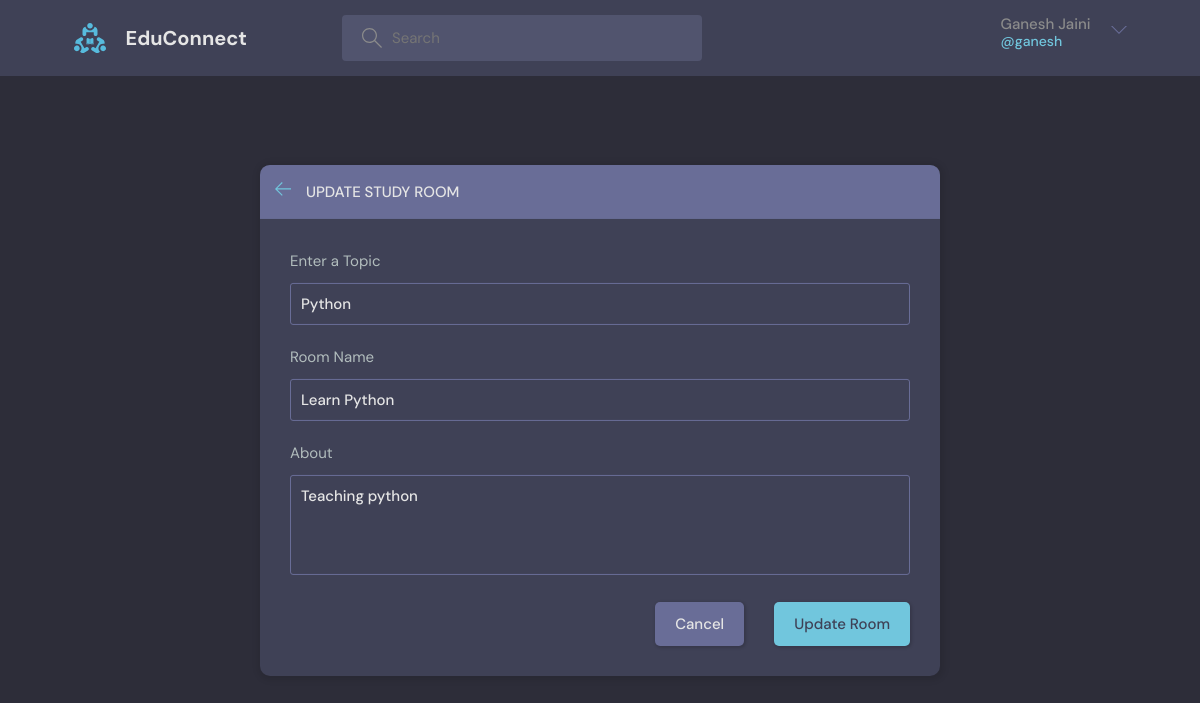
The page /edit-room/2 (signed in) on the database its author committed.
### base/models.py (models this page shows, shortened)
class Room(models.Model):
    name=models.CharField(max_length=200)
    host=models.ForeignKey(User,on_delete=models.SET_NULL,null=True)
    participants=models.ManyToManyField(User,related_name='participants',blank=True)
    description=models.TextField(null=True,blank=True)
    topic=models.ForeignKey(Topic,on_delete=models.SET_NULL,null=True)
    updated=models.DateTimeField(auto_now=True)
    created=models.DateTimeField(auto_now_add=True)
    class Meta:
        ordering=['-updated']

class Topic(models.Model):
    name=models.CharField(max_length=200)
    updated=models.DateTimeField(auto_now=True)
    created=models.DateTimeField(auto_now_add=True)

### base/views.py (the view, shortened to what this page needs)
# urls.py: path('edit-room/<str:pk>',views.EditRoom,name='edit-room'),
@login_required
def EditRoom(request,pk):
    room = Room.objects.get(id=pk)
    form = RoomForm(instance=room)
    topics = Topic.objects.all()
    context = {'form': form, 'topics': topics, 'room': room}
    return render(request, 'base/update.html', context)

### base/forms.py
class RoomForm(ModelForm):
    class Meta:
        model=Room
        fields='__all__'
        exclude=['participants','host']

### base/templates/base/update.html (shortened to what this page needs)
{% extends 'main.html' %}
{% block content %}
  <main class="create-room layout">
    <div class="container">
      <div class="layout__box">
        <div class="layout__boxHeader">
          <div class="layout__boxTitle">
            <a href="{{request.META.HTTP_REFERER}}">
              <svg version="1.1" xmlns="http://www.w3.org/2000/svg" width="32" height="32" viewBox="0 0 32 32">
                <title>arrow-left</title>
                <path
                  d="M13.723 2.286l-13.723 13.714 13.719 13.714 1.616-1.611-10.96-10.96h27.625v-2.286h-27.625l10.965-10.965-1.616-1.607z">
                </path>
              </svg>
            </a>
            <h3>Update Study Room</h3>
          </div>
        </div>
        <div class="layout__body">
          <form class="form" action="#" method="post">
            <div class="form__group">
                <label for="room_topic">Enter a Topic</label>
                <input required type="text" value="{{room.topic.name}}" name="topic" list="topic-list" />
              </div>
            <div class="form__group">
              <label for="room_name">Room Name</label>
              {{form.name}}
            </div>
            <div class="form__group">
              <label for="room_about">About</label>
              {{form.description}}
            </div>
            <div class="form__action">
              <a class="btn btn--dark" href="{{request.META.HTTP_REFERER}}">Cancel</a>
              <button class="btn btn--main" type="submit">Update Room</button>
            </div>
          </form>
        </div>
      </div>
    </div>
  </main>
{% endblock %}

### templates/navbar.html (shortened to what this page needs)
{% load static %}
<header class="header header--loggedIn">
  <div class="container">
      <a href="{% url 'home' %}" class="header__logo">
        <img src="{% static 'images/logo.svg' %}" />
        <h1>EduConnect</h1>
      </a>
      {% if '/room/' in request.META.PATH_INFO  or '/delete-room/' in request.META.PATH_INFO %}
      {% else %}
      <form class="header__search" method="get" action="">
        <label>
          <input type="text" name="q" placeholder="Search" />
        </label>
      </form>
      {% endif %}
      <nav class="header__menu">
        {% if user.is_authenticated %}
        <div class="header__user">
        <a href="{% url 'user-profile' request.user.id %}">
          <p>{{request.user.first_name}} {{request.user.last_name}}<span>@{{request.user.username}}</span></p>
        </a>
        <button class="dropdown-button">
          <svg version="1.1" xmlns="http://www.w3.org/2000/svg" width="32" height="32" viewBox="0 0 32 32">
            <title>chevron-down</title>
            <path d="M16 21l-13-13h-3l16 16 16-16h-3l-13 13z"></path>
          </svg>
        </button>
        </div>
        {% else %}
        <a href="{% url 'login' %}">
          <img src="{% static 'images/avatar.svg' %}" />
          <p>Login</p>
        </a>
        {% endif %}
      </nav>
  </div>
</header>

### static/styles/style.css (style rules this page uses)
:root { --color-main: #71c6dd; --color-main-light: #e1f6fb; --color-dark: #3f4156; --color-dark-medium: #51546e; --color-dark-light: #696d97; --color-light: #e5e5e5; --color-gray: #8b8b8b; --color-light-gray: #b2bdbd; --color-bg: #2d2d39; --color-success: #5dd693; --color-error: #fc4b0b; }
* { font-family: "DM Sans", -apple-system, BlinkMacSystemFont, "Segoe UI", Roboto, Oxygen, Ubuntu, Cantarell, "Open Sans", "Helvetica Neue", sans-serif; margin: 0; padding: 0; box-sizing: border-box; text-rendering: optimizeLegibility; font-size: inherit; }
html { font-size: 56.25%; }
@media only screen and (min-width: 1200px) { html { font-size: 62.5%; } }
body { line-height: 1.6; font-weight: 400; font-size: 1.5rem; color: var(--color-light-gray); background-color: var(--color-bg); min-height: 100vh; }
img { width: 100%; }
a { display: inline-block; color: var(--color-main); text-decoration: none; }
.container { max-width: 120rem; width: 90%; margin: auto; }
.btn { background-color: transparent; border: none; display: inline-flex; align-items: center; gap: 1rem; cursor: pointer; transition: all ease-in-out 0.3s; padding: 1rem 2rem; border-radius: 5px; box-shadow: 1px 1px 3px 1px rgba(0, 0, 0, 0.15); font-weight: 500; }
.btn--main { background-color: var(--color-main); color: var(--color-dark); }
.btn--dark { background-color: var(--color-dark-light); color: var(--color-light); }
.header { padding: 1.5rem; background-color: var(--color-dark); }
.header > .container { display: flex; gap: 9.5rem; }
.header__logo, .header__user { display: flex; gap: 2rem; align-items: center; }
.header__logo > img { height: 3.2rem; width: 3.2rem; }
.header__logo > h1 { font-weight: 700; font-size: 2rem; color: var(--color-light); }
.header__search > label { background-color: var(--color-dark-medium); padding: 1.3rem 1rem; display: flex; align-items: center; gap: 1rem; border-radius: 4px; }
.header__search svg { fill: var(--color-gray); width: 2rem; height: 2rem; margin-left: 1rem; }
.header__search input { width: 30rem; background: transparent; border: none; outline: none; color: var(--color-light); }
.header__menu { margin-left: auto; position: relative; }
.header__menu a { display: flex; gap: 1.5rem; align-items: center; font-weight: 500; text-decoration: none; color: var(--color-gray); }
.header__menu p { line-height: 1.2; }
.header__menu span { color: var(--color-main); font-weight: 500; font-size: 1.4rem; display: block; }
.header__menu svg { width: 1.6rem; height: 1.6rem; fill: var(--color-dark-light); }
.dropdown-button { background: transparent; border: 0; outline: 0; cursor: pointer; }
.layout { margin-top: 2.4rem; }
.layout > .container { display: flex; justify-content: space-between; align-items: flex-start; }
.layout__box { width: 90%; max-width: 48rem; min-height: 40rem; position: absolute; top: 50%; left: 50%; transform: translate(-50%, -46%); background-color: var(--color-dark); border-radius: 1rem; box-shadow: 1px 1px 6px 3px rgba(0, 0, 0, 0.1); overflow: hidden; }
.layout__boxHeader { display: flex; padding: 1.5rem; background-color: var(--color-dark-light); }
.layout__boxTitle { display: flex; gap: 1.5rem; align-items: center; }
.layout__boxTitle h3 { text-transform: uppercase; font-weight: 500; color: var(--color-light); }
.layout__boxTitle svg { width: 1.6rem; height: 1.6rem; fill: var(--color-main); }
.layout__body { margin: 3rem; }
.form__group { margin-bottom: 2rem; width: 100%; }
.form__group label { display: block; font-size: 1.5rem; margin-bottom: 1rem; }
.form__group input, .form__group textarea, .form__group select { background: transparent; border: 1px solid var(--color-dark-light); padding: 1rem; border-radius: 3px; width: 100%; color: var(--color-light); font-weight: 500; outline: none; }
.form__group textarea { background: transparent; height: 10rem; resize: none; }
.form__action { display: flex; justify-content: flex-end; gap: 3rem; }
.create-room.layout .layout__box { max-width: 68rem; }

### rows shown on the page
Room: topic "Python", name "Learn Python", description "Teaching python"

### other values the page prints
{{ request.user.first_name }} "Ganesh"
{{ request.user.last_name }} "Jaini"
{{ request.user.username }} "ganesh"
